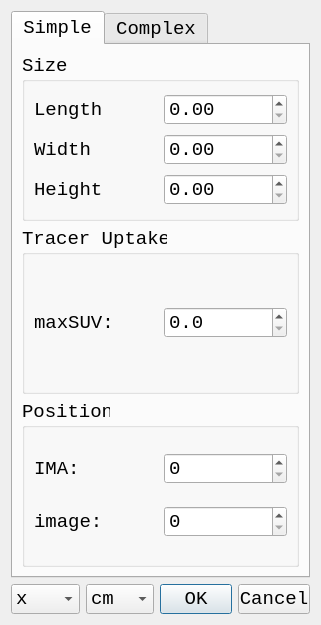
<?xml version="1.0" encoding="UTF-8"?>
<ui version="4.0">
 <class>Dialog_measurement</class>
 <widget class="QDialog" name="Dialog_measurement">
  <property name="geometry">
   <rect>
    <x>0</x>
    <y>0</y>
    <width>321</width>
    <height>589</height>
   </rect>
  </property>
  <property name="font">
   <font>
    <family>Consolas</family>
    <pointsize>14</pointsize>
   </font>
  </property>
  <property name="windowTitle">
   <string>Dialog</string>
  </property>
  <layout class="QGridLayout" name="gridLayout_7">
   <item row="0" column="0" colspan="3">
    <widget class="QTabWidget" name="tabWidget">
     <property name="currentIndex">
      <number>0</number>
     </property>
     <widget class="QWidget" name="Simple">
      <attribute name="title">
       <string>Simple</string>
      </attribute>
      <layout class="QVBoxLayout" name="verticalLayout_3">
       <item>
        <widget class="QGroupBox" name="groupBox_6">
         <property name="font">
          <font>
           <weight>50</weight>
           <italic>false</italic>
           <bold>false</bold>
          </font>
         </property>
         <property name="title">
          <string>Size</string>
         </property>
         <layout class="QGridLayout" name="gridLayout_6">
          <item row="3" column="0">
           <widget class="QLabel" name="label_19">
            <property name="text">
             <string>Height</string>
            </property>
           </widget>
          </item>
          <item row="2" column="0">
           <widget class="QLabel" name="label_18">
            <property name="text">
             <string>Width</string>
            </property>
           </widget>
          </item>
          <item row="1" column="0">
           <widget class="QLabel" name="label_17">
            <property name="text">
             <string>Length</string>
            </property>
           </widget>
          </item>
          <item row="3" column="1">
           <widget class="QDoubleSpinBox" name="Simple_size_z">
            <property name="decimals">
             <number>2</number>
            </property>
            <property name="singleStep">
             <double>0.100000000000000</double>
            </property>
           </widget>
          </item>
          <item row="2" column="1">
           <widget class="QDoubleSpinBox" name="Simple_size_y">
            <property name="keyboardTracking">
             <bool>false</bool>
            </property>
            <property name="decimals">
             <number>2</number>
            </property>
            <property name="singleStep">
             <double>0.100000000000000</double>
            </property>
           </widget>
          </item>
          <item row="1" column="1">
           <widget class="QDoubleSpinBox" name="Simple_size_x">
            <property name="decimals">
             <number>2</number>
            </property>
            <property name="singleStep">
             <double>0.100000000000000</double>
            </property>
           </widget>
          </item>
         </layout>
        </widget>
       </item>
       <item>
        <widget class="QGroupBox" name="groupBox_4">
         <property name="title">
          <string>Tracer Uptake</string>
         </property>
         <layout class="QGridLayout" name="gridLayout_4">
          <item row="0" column="0">
           <widget class="QLabel" name="label_11">
            <property name="text">
             <string>maxSUV:</string>
            </property>
           </widget>
          </item>
          <item row="0" column="1">
           <widget class="QDoubleSpinBox" name="Simple_uptake_maxSUV">
            <property name="decimals">
             <number>1</number>
            </property>
           </widget>
          </item>
         </layout>
        </widget>
       </item>
       <item>
        <widget class="QGroupBox" name="groupBox_5">
         <property name="title">
          <string>Position</string>
         </property>
         <layout class="QGridLayout" name="gridLayout_5">
          <item row="0" column="0">
           <widget class="QLabel" name="label_14">
            <property name="text">
             <string>IMA:</string>
            </property>
           </widget>
          </item>
          <item row="0" column="1">
           <widget class="QDoubleSpinBox" name="Simple_position_IMA">
            <property name="decimals">
             <number>0</number>
            </property>
            <property name="maximum">
             <double>1000.000000000000000</double>
            </property>
           </widget>
          </item>
          <item row="1" column="0">
           <widget class="QLabel" name="label_15">
            <property name="text">
             <string>image:</string>
            </property>
           </widget>
          </item>
          <item row="1" column="1">
           <widget class="QDoubleSpinBox" name="Simple_position_image">
            <property name="decimals">
             <number>0</number>
            </property>
            <property name="maximum">
             <double>1000.000000000000000</double>
            </property>
           </widget>
          </item>
         </layout>
        </widget>
       </item>
      </layout>
     </widget>
     <widget class="QWidget" name="Complex">
      <attribute name="title">
       <string>Complex</string>
      </attribute>
      <layout class="QVBoxLayout" name="verticalLayout_2">
       <item>
        <widget class="QGroupBox" name="groupBox">
         <property name="font">
          <font>
           <weight>50</weight>
           <italic>false</italic>
           <bold>false</bold>
          </font>
         </property>
         <property name="title">
          <string>Size</string>
         </property>
         <layout class="QGridLayout" name="gridLayout">
          <item row="0" column="0">
           <widget class="QLabel" name="label">
            <property name="text">
             <string>Length</string>
            </property>
           </widget>
          </item>
          <item row="0" column="1">
           <widget class="QDoubleSpinBox" name="Complex_size_Length">
            <property name="decimals">
             <number>1</number>
            </property>
           </widget>
          </item>
          <item row="1" column="0">
           <widget class="QLabel" name="label_2">
            <property name="text">
             <string>Width</string>
            </property>
           </widget>
          </item>
          <item row="1" column="1">
           <widget class="QDoubleSpinBox" name="Complex_size_Width">
            <property name="decimals">
             <number>1</number>
            </property>
           </widget>
          </item>
          <item row="2" column="0">
           <widget class="QLabel" name="label_3">
            <property name="text">
             <string>Height</string>
            </property>
           </widget>
          </item>
          <item row="2" column="1">
           <widget class="QDoubleSpinBox" name="Complex_size_Height">
            <property name="decimals">
             <number>1</number>
            </property>
           </widget>
          </item>
          <item row="3" column="0">
           <widget class="QLabel" name="label_7">
            <property name="text">
             <string>Volume</string>
            </property>
           </widget>
          </item>
          <item row="3" column="1">
           <widget class="QDoubleSpinBox" name="Complex_Volume_Vol">
            <property name="decimals">
             <number>1</number>
            </property>
           </widget>
          </item>
         </layout>
        </widget>
       </item>
       <item>
        <widget class="QGroupBox" name="groupBox_2">
         <property name="title">
          <string>Tracer Uptake</string>
         </property>
         <layout class="QGridLayout" name="gridLayout_2">
          <item row="0" column="0">
           <widget class="QLabel" name="label_4">
            <property name="text">
             <string>maxSUV:</string>
            </property>
           </widget>
          </item>
          <item row="0" column="1">
           <widget class="QDoubleSpinBox" name="Complex_uptake_maxSUV">
            <property name="decimals">
             <number>1</number>
            </property>
           </widget>
          </item>
          <item row="1" column="0">
           <widget class="QLabel" name="label_5">
            <property name="text">
             <string>averageSUV:</string>
            </property>
           </widget>
          </item>
          <item row="1" column="1">
           <widget class="QDoubleSpinBox" name="Complex_uptake_averageSUV">
            <property name="decimals">
             <number>1</number>
            </property>
           </widget>
          </item>
          <item row="2" column="0">
           <widget class="QLabel" name="label_6">
            <property name="text">
             <string>TLG:</string>
            </property>
           </widget>
          </item>
          <item row="2" column="1">
           <widget class="QDoubleSpinBox" name="Complex_uptake_TLG">
            <property name="decimals">
             <number>1</number>
            </property>
           </widget>
          </item>
         </layout>
        </widget>
       </item>
       <item>
        <widget class="QGroupBox" name="Complex_uptake_X">
         <property name="title">
          <string>Position</string>
         </property>
         <layout class="QGridLayout" name="gridLayout_3">
          <item row="0" column="0">
           <widget class="QLabel" name="label_9">
            <property name="text">
             <string>IMA/image:</string>
            </property>
           </widget>
          </item>
          <item row="0" column="1">
           <widget class="QDoubleSpinBox" name="Complex_position_IMA">
            <property name="decimals">
             <number>0</number>
            </property>
            <property name="maximum">
             <double>600.000000000000000</double>
            </property>
           </widget>
          </item>
          <item row="1" column="0">
           <widget class="QLabel" name="label_10">
            <property name="text">
             <string>X:</string>
            </property>
           </widget>
          </item>
          <item row="1" column="1">
           <widget class="QDoubleSpinBox" name="Complex_position_X">
            <property name="decimals">
             <number>0</number>
            </property>
            <property name="maximum">
             <double>600.000000000000000</double>
            </property>
           </widget>
          </item>
          <item row="2" column="0">
           <widget class="QLabel" name="label_8">
            <property name="text">
             <string>Y:</string>
            </property>
           </widget>
          </item>
          <item row="2" column="1">
           <widget class="QDoubleSpinBox" name="Complex_position_Y">
            <property name="decimals">
             <number>0</number>
            </property>
            <property name="maximum">
             <double>600.000000000000000</double>
            </property>
           </widget>
          </item>
         </layout>
        </widget>
       </item>
      </layout>
     </widget>
    </widget>
   </item>
   <item row="1" column="0">
    <widget class="QComboBox" name="cross_sign">
     <item>
      <property name="text">
       <string>x</string>
      </property>
     </item>
     <item>
      <property name="text">
       <string>*</string>
      </property>
     </item>
    </widget>
   </item>
   <item row="1" column="1">
    <widget class="QComboBox" name="unit">
     <item>
      <property name="text">
       <string>cm</string>
      </property>
     </item>
     <item>
      <property name="text">
       <string>mm</string>
      </property>
     </item>
    </widget>
   </item>
   <item row="1" column="2">
    <widget class="QDialogButtonBox" name="buttonBox">
     <property name="minimumSize">
      <size>
       <width>150</width>
       <height>0</height>
      </size>
     </property>
     <property name="maximumSize">
      <size>
       <width>100</width>
       <height>16777215</height>
      </size>
     </property>
     <property name="orientation">
      <enum>Qt::Horizontal</enum>
     </property>
     <property name="standardButtons">
      <set>QDialogButtonBox::Cancel|QDialogButtonBox::Ok</set>
     </property>
    </widget>
   </item>
  </layout>
 </widget>
 <tabstops>
  <tabstop>Simple_size_x</tabstop>
  <tabstop>Simple_size_y</tabstop>
  <tabstop>Simple_size_z</tabstop>
  <tabstop>Simple_uptake_maxSUV</tabstop>
  <tabstop>Simple_position_IMA</tabstop>
  <tabstop>Simple_position_image</tabstop>
  <tabstop>cross_sign</tabstop>
  <tabstop>unit</tabstop>
  <tabstop>Complex_size_Length</tabstop>
  <tabstop>Complex_size_Width</tabstop>
  <tabstop>Complex_size_Height</tabstop>
  <tabstop>Complex_Volume_Vol</tabstop>
  <tabstop>Complex_uptake_maxSUV</tabstop>
  <tabstop>Complex_uptake_averageSUV</tabstop>
  <tabstop>Complex_uptake_TLG</tabstop>
  <tabstop>Complex_position_IMA</tabstop>
  <tabstop>Complex_position_X</tabstop>
  <tabstop>Complex_position_Y</tabstop>
  <tabstop>tabWidget</tabstop>
 </tabstops>
 <resources/>
 <connections>
  <connection>
   <sender>buttonBox</sender>
   <signal>accepted()</signal>
   <receiver>Dialog_measurement</receiver>
   <slot>accept()</slot>
   <hints>
    <hint type="sourcelabel">
     <x>248</x>
     <y>254</y>
    </hint>
    <hint type="destinationlabel">
     <x>157</x>
     <y>274</y>
    </hint>
   </hints>
  </connection>
  <connection>
   <sender>buttonBox</sender>
   <signal>rejected()</signal>
   <receiver>Dialog_measurement</receiver>
   <slot>reject()</slot>
   <hints>
    <hint type="sourcelabel">
     <x>316</x>
     <y>260</y>
    </hint>
    <hint type="destinationlabel">
     <x>286</x>
     <y>274</y>
    </hint>
   </hints>
  </connection>
 </connections>
</ui>
